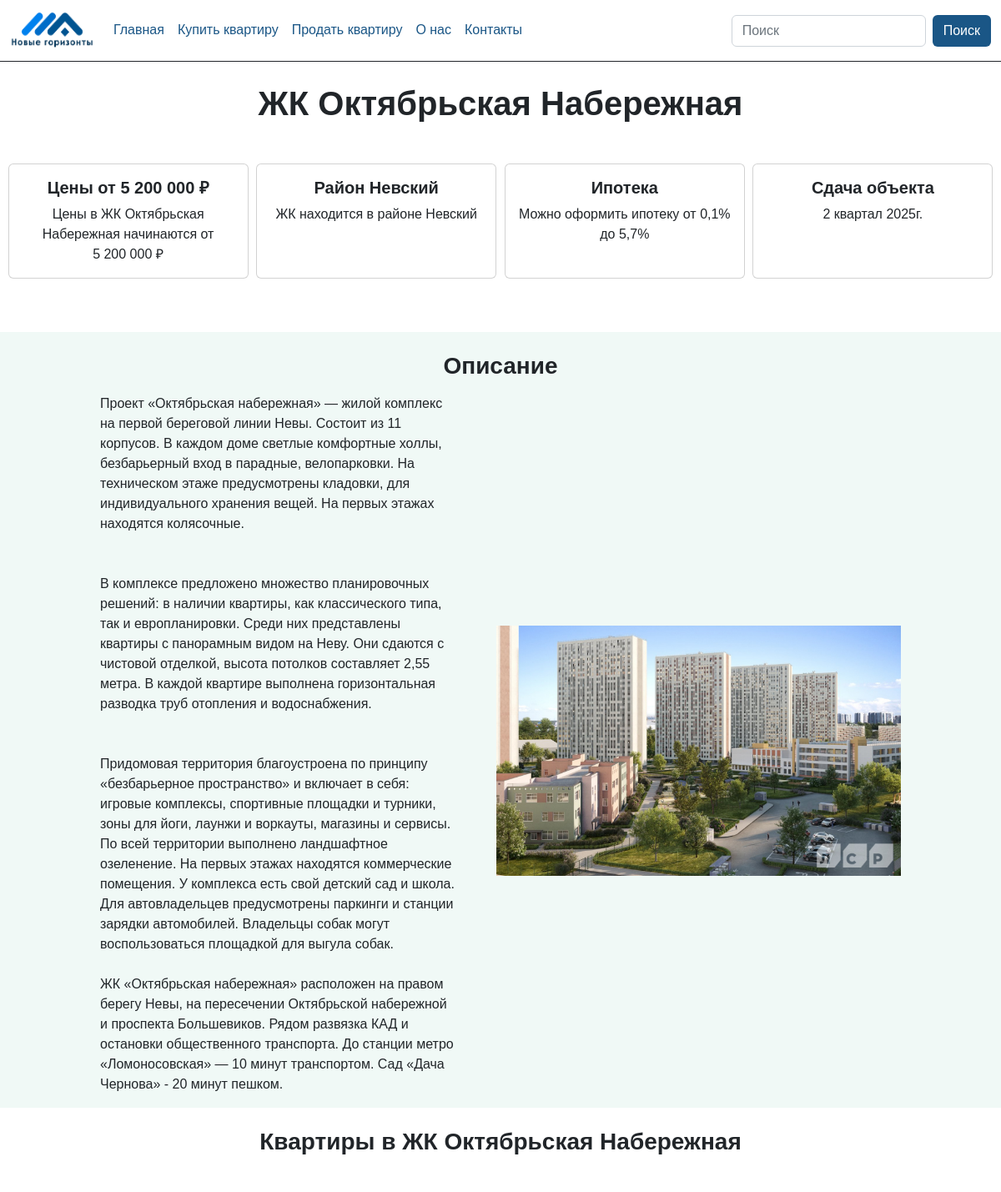
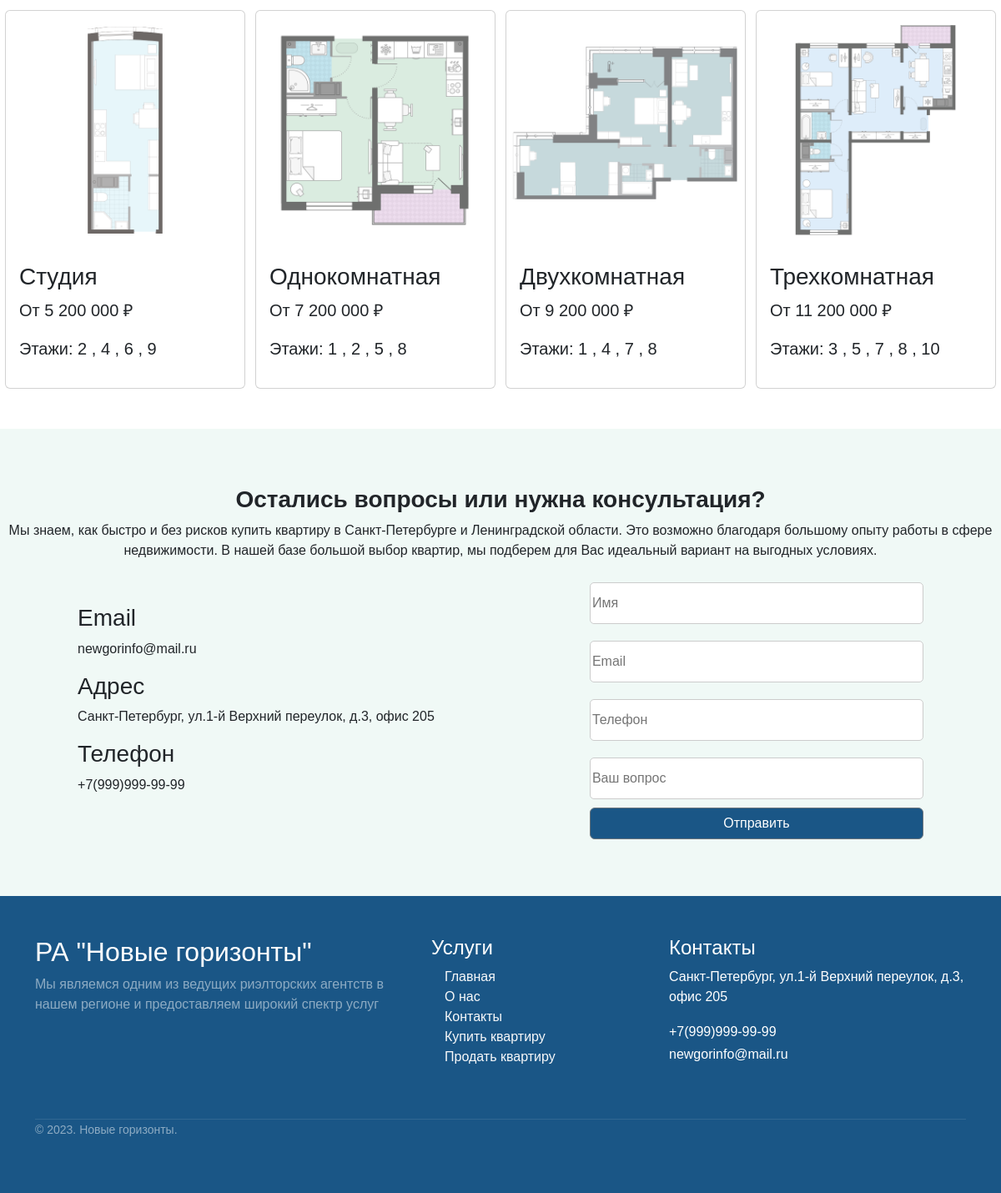
The page /sale/sale/3/ on the database its author committed (2 pictures, top to bottom).
### flats_sale/models.py (models this page shows, shortened)
class Flat(models.Model):
    object_name=models.ForeignKey(Object, on_delete=models.CASCADE, verbose_name="Объект")
    price=models.PositiveIntegerField(verbose_name='Цена')
    text=models.TextField(blank=False, verbose_name="Описание")
    img=models.ImageField(upload_to="%Y/%m/%d/", verbose_name="Изображение")
    class Meta:
       verbose_name = 'Объявление'
       verbose_name_plural = 'Объявления'

class Object(models.Model):
    name=models.CharField(max_length=128, verbose_name="Название")
    text=models.TextField(blank=False, verbose_name="Описание")
    location=models.CharField(max_length=128, verbose_name="Расположение")
    class Meta:
       verbose_name = 'Объект'
       verbose_name_plural = 'Объекты'
    def __str__(self):
       return self.name

class Category(models.Model):
    name=models.CharField(max_length=128, verbose_name="Название")
    object_name=models.ForeignKey(Object, on_delete=models.CASCADE, verbose_name="Объект")
    price=models.PositiveIntegerField(verbose_name="Цена")
    img=models.ImageField(upload_to="%Y/%m/%d/", verbose_name="Изображение")
    floors = models.ManyToManyField(Floor)
    class Meta:
       verbose_name = 'Категория'
       verbose_name_plural = 'Категории'

class Floor(models.Model):
    number = models.IntegerField()

### flats_sale/views.py (the view)
# urls.py: path("sale/<int:pk>/", sale_id_view,  name="flat"),
def sale_id_view(request, pk):
    object_list = Object.objects.filter(pk=pk)
    category_list = Category.objects.filter(object_name=pk)
    pk = get_object_or_404(Flat, pk=pk)
    if request.method=="POST":
        form = CommentForm(request.POST, request.FILES)
        if form.is_valid():
            obj = Comment() #gets new object
            obj.author = form.cleaned_data['author']
            obj.email = form.cleaned_data['email']
            obj.phone = form.cleaned_data['phone']
            obj.text = form.cleaned_data['text']
            obj.save()
            messages.success(request, 'Ваша заявка отправлена')
            form = CommentForm()
    else:
        form = CommentForm()
    context = {"pk": pk, 'page': 'flats',  # 'comments_list':comments,
               'form': form, 'category_list': category_list,
               'object_list': object_list}
    return render(request, "flats_sale/flats_detail.html", context)

### comment/forms.py
class CommentForm(forms.Form):
    author = forms.CharField(widget=forms.TextInput(attrs={"class":"myfield", 'placeholder': 'Имя'}), label=_(u'Имя'))
    email=forms.CharField(widget=forms.TextInput(attrs={"class":"myfield", 'placeholder': 'Email'}))
    phone=forms.CharField(widget=forms.TextInput(attrs={"class":"myfield", 'placeholder': 'Телефон'}), label=_(u'Телефон'))
    text = forms.CharField(widget=forms.TextInput(attrs={"class":"myfield", 'placeholder': 'Ваш вопрос'}), label=_(u'Ваш вопрос'))
    class Meta:
        model = Comment
        exclude = ('date_of_create','published','post')

### flats_sale/templates/flats_sale/flats_detail.html (shortened to what this page needs)
{% extends "root.html" %}
{% load humanize %}
{% block content %}
{% for object in object_list %}
<div style="margin-top: 100px;">
    <h1 class="text-center fw-bold">{{ pk.object_name }}</h1>
</div>
<div class="mt-5 d-flex justify-content-evenly">
    <div class="card mb-3" style="width: 18rem; background-color: #fffff;">
      <div class="card-body">
        <h5 class="card-title text-dark text-center fw-bold">Цены от {{ pk.price|floatformat:0|intcomma }} ₽</h5>
        <p class="card-text text-dark text-center">Цены в {{ pk.object_name }} начинаются от {{ pk.price|floatformat:0|intcomma }} ₽</p>
      </div>
    </div>
    <div class="card mb-3" style="width: 18rem; background-color: #fffff;">
      <div class="card-body">
        <h5 class="card-title text-dark text-center fw-bold">Район {{ object.location }}</h5>
        <p class="card-text text-dark text-center">ЖК находится в районе {{ object.location }}</p>
      </div>
    </div>
    <div class="card mb-3" style="width: 18rem; background-color: #fffff;">
      <div class="card-body">
        <h5 class="card-title text-dark text-center fw-bold">Ипотека</h5>
        <p class="card-text text-dark text-center">Можно оформить ипотеку от 0,1% до 5,7%</p>
      </div>
    </div>
    <div class="card mb-3" style="width: 18rem; background-color: #fffff;">
      <div class="card-body">
        <h5 class="card-title text-dark text-center fw-bold">Сдача объекта</h5>
        <p class="card-text text-dark text-center">2 квартал 2025г.</p>
      </div>
    </div>
</div>
<div class="mt-5 d-flex flex-column align-items-center justify-content-center w-100" style="background-color: #F0F9F6; height: auto;">
<h3 class="text-center mt-4 fw-bold">Описание</h3>
    <div class="d-flex ms-3 me-3 mt-2 align-items-center" style="width: 60rem;">
        <p class=" me-5">{{ object.text|linebreaksbr }}</p>
        <img src="{{ pk.img.url }}" alt="" width="500px" height="300px">
    </div>
</div>
<div class="d-flex mt-4 flex-column align-items-center justify-content-center w-100" style="height: auto;">
<h3 class="text-center fw-bold">Квартиры в {{ pk.object_name }}</h3>
<div class="d-flex flex-wrap w-100 justify-content-around mt-5">
{% for category in category_list.all %}
<div class="d-flex flex-row">
    <div class="content d-flex justify-content-evenly">
        <div class="card" style="width: 18rem;">
            <img src="{{ category.img.url }}" class="card-img-top" alt="...">
            <div class="card-body">
                <h3 class="card-text">{{ category.name }}</h3>
                <p class="fs-5">От {{ category.price|floatformat:0|intcomma }} ₽</p>
                <p class="fs-5">Этажи:
                {% for floor in category.floors.all %}
                    {{ floor.number }}
                    {% if not forloop.last %},{% endif %}
                {% endfor %}
                </p>
            </div>
        </div>
    </div>
</div>
{% endfor %}
</div>
{% endfor %}
</div>
<div class="d-flex mt-5 flex-column align-items-center justify-content-center w-100" style="background-color: #F0F9F6; height: 35rem;">
    <h3 class="text-center fw-bold">Остались вопросы или нужна консультация?</h3>
    <p class="text-center">Мы знаем, как быстро и без рисков купить квартиру в Санкт-Петербурге и Ленинградской области. Это возможно благодаря большому опыту работы в сфере недвижимости. В нашей базе большой выбор квартир, мы подберем для Вас идеальный вариант на выгодных условиях.</p>
<div class="d-flex justify-content-around w-100 align-items-center">
<div class="d-flex flex-column">
    <div class="d-flex flex-column align-items-start">
        <h3 class="text-center">Email</h3>
        <p>newgorinfo@mail.ru</p>
    </div>
     <div class="d-flex flex-column align-items-start">
         <h3 class="text-center">Адрес</h3>
         <p>Санкт-Петербург, ул.1-й Верхний переулок, д.3, офис 205</p>
     </div>
      <div class="d-flex flex-column align-items-start">
          <h3 class="text-center">Телефон</h3>
          <p>+7(999)999-99-99</p>
      </div>
</div>
<div class="d-flex flex-column">
<form method="POST" novalidate>
        {% for field in form %}
        <div class="form-group d-flex justify-content-between align-items-center" style="width: 25rem;">
            <div>{{field}}</div>
        </div>
        {% endfor %}
        <input type="submit" class="btn btn-secondary w-100" style="background-color: #1A5686;" value="Отправить" >
        </div>
    </div>
</div>
{% endblock %}

### static/css/style.css (style rules this page uses)
body { background-color: #2C3A47; font-family: 'Century Gothic', sans-serif; }

### templates/root.html (style rules this page uses)
html, body { height: 100%; margin: 0; }

### flats_sale/templates/flats_sale/flats_detail.html (style rules this page uses)
.myfield { border:1px solid #ccc; border-radius:5px; height:50px; width:400px; margin: 10px 10px 10px 0; }
.card { transition: 1s; width: 100%; height: auto; object-fit: cover; }

### rows shown on the page
Object: location "Невский", text "Проект «Октябрьская набережная» — жилой комплекс на первой береговой линии Невы. Состоит из 11 корпусов. В каждом доме светлые комфортные холлы, безбарьерный вход в парадные, велопарковки. На техническом этаже предусмотрены кладовки, для индивидуального хранения вещей. На первых этажах находятся колясочные. В комплексе предложено множество планировочных решений: в наличии квартиры, как классического типа, так и европланировки. Среди них представлены квартиры с панорамным видом на Неву. Они сдаются с чистовой отделкой, высота потолков составляет 2,55 метра. В каждой квартире выполнена горизонтальная разводка труб отопления и водоснабжения. Придомовая территория благоустроена по принципу…", img (picture)
Flat: object_name "ЖК Октябрьская Набережная", price "5 200 000"
Category: img (picture), name "Студия", price "5 200 000"
Floor: number "2"
Floor: number "4"
Floor: number "6"
Floor: number "9"
Category: img (picture), name "Однокомнатная", price "7 200 000"
Floor: number "1"
Floor: number "2"
Floor: number "5"
Floor: number "8"
Category: img (picture), name "Двухкомнатная", price "9 200 000"
Floor: number "1"
Floor: number "4"
Floor: number "7"
Floor: number "8"
Category: img (picture), name "Трехкомнатная", price "11 200 000"
Floor: number "3"
Floor: number "5"
Floor: number "7"
Floor: number "8"
Floor: number "10"
